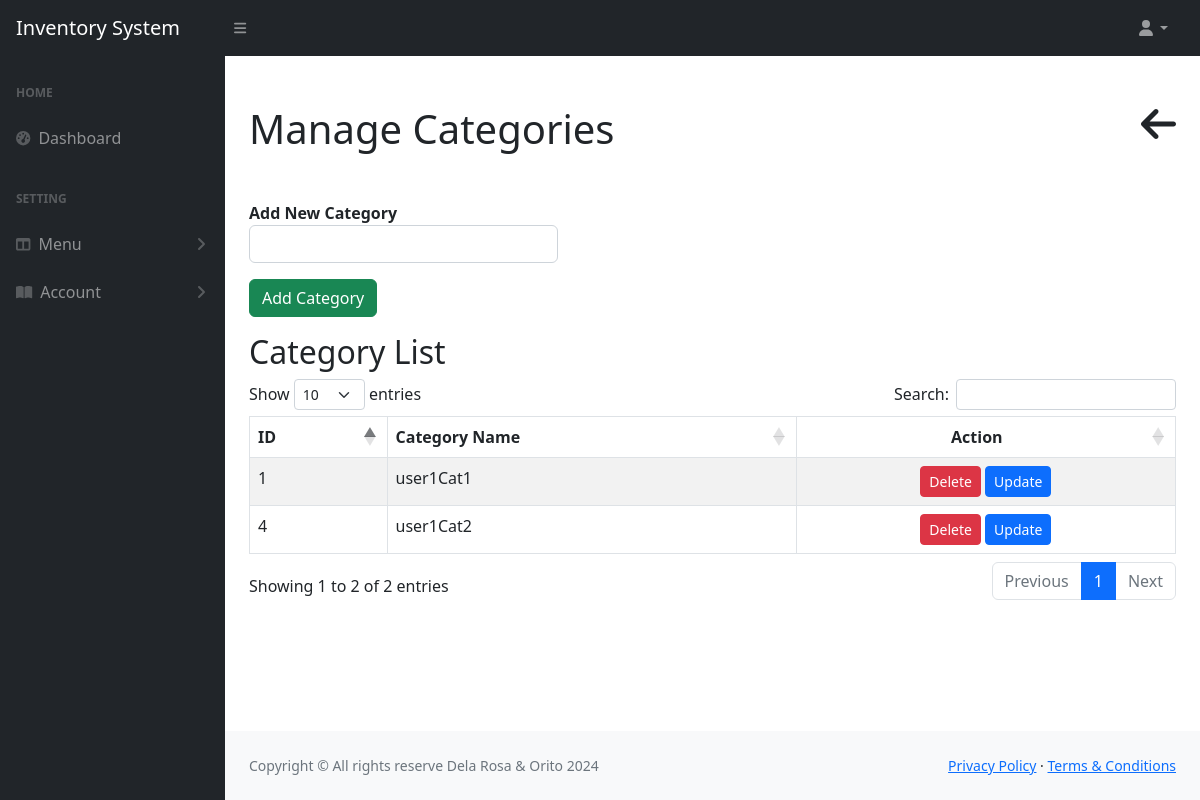
Screenshot of /manageCategories.php (signed in) with the database file from the repository.
### tables this page shows
CREATE TABLE `categories` (
  `id` int(11) NOT NULL,
  `cat_name` varchar(255) NOT NULL,
  `user_id` int(11) NOT NULL
);

### manageCategories.php (the view, shortened to what this page needs)
<?php
include("includes/header.php");
include("includes/navBar.php");
include("includes/sideNav.php");
$userId = $_SESSION['user_id'];
$categories = $con->prepare("SELECT * FROM categories WHERE user_id = :user_id");
$categories->execute([':user_id' => $userId]);
$categories = $categories->fetchAll(PDO::FETCH_ASSOC);
?>
<div class="px-4">
    <div class="d-flex justify-content-between align-items-center">
        <h1 class="my-5">Manage Categories</h1>
        <a href="javascript:void(0);" class="my-5 button" onclick="window.history.back();">
            <i class="h1 text-dark fa-solid fa-arrow-left"></i>
        </a>
    </div>
    <form action="manageCategories.php" method="POST">
        <div class="col-md-4">
            <div class="form-group">
                <label for="category_name"><strong>Add New Category</strong></label>
                <input type="text" class="form-control" id="category_name" name="category_name" required>
            </div>
            <button type="submit" name="add_category" class="btn btn-success my-3">Add Category</button>
        </div>
    </form>
    <h2>Category List</h2>
    <div class="table-responsive">
        <table class="table table-striped table-bordered" id="myTable">
            <thead>
                <tr>
                    <th>ID</th>
                    <th>Category Name</th>
                    <th class="text-center">Action</th>
                </tr>
            </thead>
            <tbody>
                <?php foreach ($categories as $row): ?>
                    <tr>
                        <td><?= htmlspecialchars($row['id']) ?></td>
                        <td><?= htmlspecialchars($row['cat_name']) ?></td>
                        <td class="text-center">
                            <form action="manageCategories.php" method="POST" class="d-inline deleteForm">
                                <button type="button" class="btn btn-danger btn-sm delete-category" data-id="<?= htmlspecialchars($row['id']); ?>">Delete</button>
                            </form>
                            <button type="button" class="btn btn-primary btn-sm update-category" data-id="<?= htmlspecialchars($row['id']); ?>" data-name="<?= htmlspecialchars($row['cat_name']); ?>" data-bs-toggle="modal" data-bs-target="#updateModal">Update</button>
                        </td>
                    </tr>
                <?php endforeach; ?>
            </tbody>
        </table>
    </div>
</div>
<?php include("includes/footer.php"); ?>

### rows the page displays
categories: id "1", cat_name "user1Cat1"
categories: id "4", cat_name "user1Cat2"
